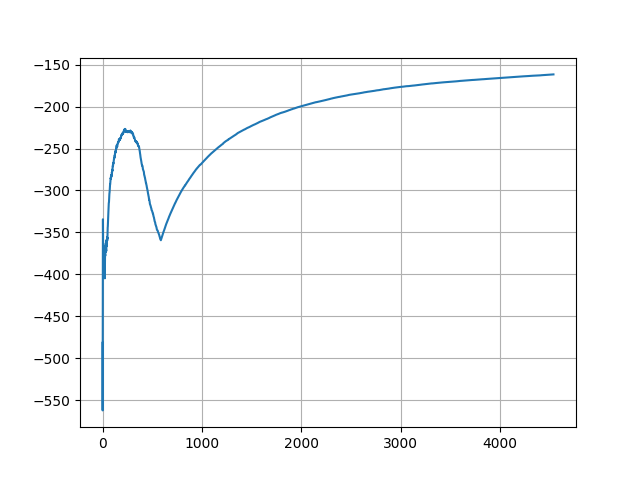

Here is the Python script that generated this plot:
import gymnasium as gym
from collections import namedtuple
from pathlib import Path

import numpy as np
import jax.numpy as jnp
from flax import nnx
import optax
import orbax.checkpoint as ocp

from tensorflow_probability.substrates.jax.distributions import Normal
import matplotlib.pyplot as plt
from scipy.signal import lfilter


ReplayBuffer = namedtuple(
    "ReplayBuffer",
    "observations actions rewards values step_returns advantages",
)
ExperienceBatch = namedtuple("ExperienceBatch", "obs act ret adv")


class ACBuffer(ReplayBuffer):
    def store_step(self, obs, act, rew, val):
        self.observations.append(obs)
        self.actions.append(act)
        self.rewards.append(rew)
        self.values.append(val)

    def wrapup_episode(self, eoe_value, episode_len, discount=0.99, tradeoff=0.97):
        """
        Process raw data after an episode, calculate returns-to-go and GAE advantage estimations.
        Args:
            eoe_value: end of episode value estimation.
            episode_len: number of steps in the just-finished episode.
            discount (gamma): price of a reward in future will be penalized at present.
            tradeoff (lambda): balance variance and bias of advantage estimation.
                GAE(lambda=0): r_t + gamma V(s_{t+1}) - V(s_t), high bias low variance
                GAE(lambda=1): sum_{l=0}^{infty} gamma^l r+{t+1} - V(s_t), low bias high variance
        """
        next_vals = self.values[-episode_len + 1 :]
        next_vals.append(eoe_value)
        nv_arr = jnp.array(next_vals)
        r_arr = jnp.array(self.rewards[-episode_len:])
        v_arr = jnp.array(self.values[-episode_len:])
        # GAE-Lambda advantage
        td_errs = r_arr + discount * nv_arr - v_arr  # r_t + gamma V(s_{t+1}) - V(s_t)
        gae_advs = jnp.flip(
            lfilter([1], [1, -discount * tradeoff], jnp.flip(td_errs)), axis=0
        )
        self.advantages.extend(gae_advs.tolist())
        # Discounted returns to-go
        rev_ep_rews = self.rewards[-episode_len:][::-1]  # reversed episodic rewards
        drtg = lfilter([1], [1, -discount], rev_ep_rews)[::-1]  # discounted return togo
        self.step_returns.extend(drtg.tolist())

    def extract_experience(self):
        observations_batch = jnp.array(self.observations)  # NOTE: won't work under 1D
        actions_batch = jnp.array(self.actions)
        returns_batch = jnp.expand_dims(jnp.array(self.step_returns), axis=-1)
        advantages_batch = jnp.expand_dims(jnp.array(self.advantages), axis=-1)

        experience_batch = ExperienceBatch(
            observations_batch, actions_batch, returns_batch, advantages_batch
        )

        return experience_batch


class PolicyNet(nnx.Module):
    """MLP Categorical actor"""

    def __init__(self, *, rngs: nnx.Rngs):
        self.linear1 = nnx.Linear(8, 64, rngs=rngs)
        self.linear2 = nnx.Linear(64, 64, rngs=rngs)
        self.linear3 = nnx.Linear(64, 2, rngs=rngs)

    def __call__(self, x):
        x = nnx.relu(self.linear1(x))
        x = nnx.relu(self.linear2(x))
        mu = self.linear3(x)
        log_sigma = self.linear3(x)  # log(pi(a|s))
        pi = Normal(loc=mu, scale=jnp.exp(log_sigma))

        return pi


class ValueNet(nnx.Module):
    """MLP critic"""

    def __init__(self, *, rngs: nnx.Rngs):
        self.linear1 = nnx.Linear(8, 64, rngs=rngs)
        self.linear2 = nnx.Linear(64, 64, rngs=rngs)
        self.linear3 = nnx.Linear(64, 1, rngs=rngs)

    def __call__(self, x):
        x = nnx.relu(self.linear1(x))
        x = nnx.relu(self.linear2(x))
        v = self.linear3(x)

        return v


@nnx.jit
def objective_fn(actor: PolicyNet, experience_batch: ExperienceBatch):
    policies = actor(experience_batch.obs)
    log_pi_as = policies.log_prob(experience_batch.act)
    objectives = experience_batch.adv * log_pi_as  # expected return

    return -objectives.mean()


@nnx.jit
def loss_fn(critic: ValueNet, experience_batch: ExperienceBatch):
    pred_vals = critic(experience_batch.obs)
    targ_vals = experience_batch.ret
    mse_loss = (pred_vals - targ_vals) ** 2  # TODO: use MSE from a lib

    return mse_loss.mean()


@nnx.jit
def update_actor_params(actor, optimizer, experience_batch):
    grad_fn = nnx.value_and_grad(objective_fn)
    inv_objectives, grads = grad_fn(actor, experience_batch)
    optimizer.update(grads)  # In-place updates.

    return inv_objectives


@nnx.jit
def update_critic_params(critic, optimizer, experience_batch):
    grad_fn = nnx.value_and_grad(loss_fn)
    v_loss, grads = grad_fn(critic, experience_batch)
    optimizer.update(grads)  # In-place updates.

    return v_loss


@nnx.jit
def resolve_and_assess(
    rngs: nnx.Rngs, actor: PolicyNet, critic: ValueNet, obs: np.ndarray
):
    pi = actor(jnp.expand_dims(obs, axis=0))
    act = pi.sample(seed=rngs)
    val = critic(obs)

    return act.squeeze(axis=0), val.squeeze()


# SETUP
env = gym.make("LunarLander-v3", continuous=True, render_mode="rgb_array")
rngs = nnx.Rngs(25)
actor = PolicyNet(rngs=rngs)
critic = ValueNet(rngs=rngs)
nnx.display(actor)
nnx.display(critic)
optimizer_actor = nnx.Optimizer(actor, optax.adamw(3e-4))
optimizer_critic = nnx.Optimizer(actor, optax.adamw(1e-4))
buffer = ACBuffer([], [], [], [], [], [])
journal = {
    "episode_idx": 0,
    "step_idx": 0,
    "episode_len": [0],
    "deposit_return": [0.0],
    "averaged_return": [],
}

last_obs, info = env.reset()
for e in range(64):
    for st in range(6 * env.spec.max_episode_steps):
        # Play a step
        act, last_val = resolve_and_assess(rngs, actor, critic, last_obs)
        next_obs, rew, term, trunc, info = env.step(np.array(act.squeeze()))
        last_obs = next_obs.copy()
        buffer.store_step(last_obs, act, rew, last_val)
        # Step statistics
        journal["step_idx"] += 1  # TODO: update journal in a util function
        journal["episode_len"][-1] += 1
        journal["deposit_return"][-1] += rew
        # Wrap up espisode
        if term or trunc:
            if trunc:
                eoe_val = jnp.squeeze(critic(last_obs))
            else:
                eoe_val = jnp.zeros(shape=())
            buffer.wrapup_episode(eoe_val, journal["episode_len"][-1])
            # Episode statistics
            journal["episode_idx"] += 1
            journal["averaged_return"].append(
                sum(journal["deposit_return"]) / len(journal["deposit_return"])
            )
            # TODO: need a logger
            print(
                f"---\nepisode: {journal['episode_idx']}, length: {journal['episode_len'][-1]}, return: {journal['deposit_return'][-1]}\n---\n"
            )
            # Reset episode
            last_obs, _ = env.reset()
            journal["episode_len"].append(0)
            journal["deposit_return"].append(0.0)
            if st > 5 * env.spec.max_episode_steps:
                break  # end epoch after sufficient data collected
    # Wrap up epoch
    exp_batch = buffer.extract_experience()
    obj_inv = update_actor_params(actor, optimizer_actor, exp_batch)
    print(f"Policy objective: {-obj_inv}")
    for _ in range(80):
        v_loss = update_critic_params(critic, optimizer_critic, exp_batch)
        print(f"Value estimation loss: {v_loss}")
    buffer = ACBuffer([], [], [], [], [], [])
    print(
        f"===\nepoch {e + 1} \n\ttotal steps: {journal['step_idx']}\n\taveraged return: {journal['averaged_return'][-1]}\n==="
    )

plt.plot(journal["averaged_return"])
# plt.ylim(0, 200)
# plt.yticks(np.arange(0, 200, 20))
plt.grid(visible=True)
plt.savefig(Path(__file__).parent.joinpath("vac_continuous.png"))


# VALIDATION
input("Press any key to evaluate agent")
env = gym.make("LunarLander-v3", continuous=True, render_mode="human")
obs, _ = env.reset()
episode_return = 0.0
term, trunc = False, False
for _ in range(env.spec.max_episode_steps):
    act, _ = resolve_and_assess(rngs, actor, critic, obs)
    obs, rew, term, trunc, _ = env.step(np.array(act.squeeze()))
    episode_return += rew
    if term or trunc:
        print(f"\n---Evaluation episode return: {episode_return}---\n")
        break
